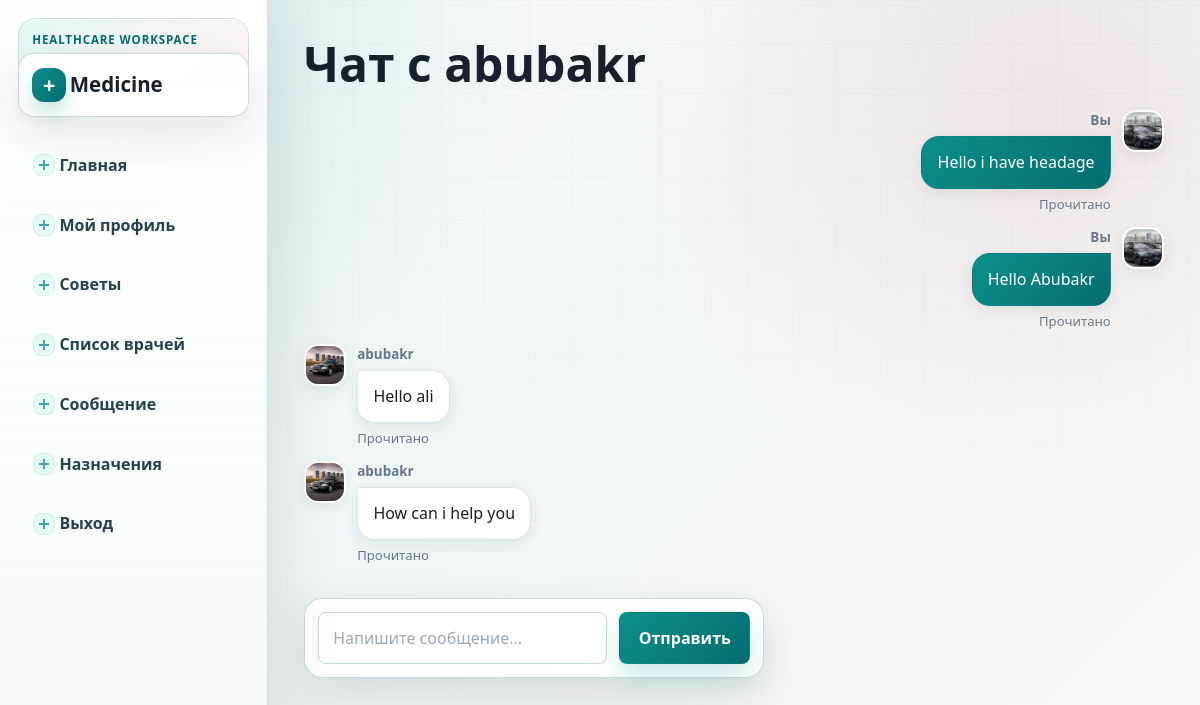
The app's page /chat/send_message/2 (signed in) with its own data.
### accounts/models.py (models this page shows, shortened)
class User(AbstractUser):
    ROLE_CHOICES = (
        ('patient', 'Patient'),
        ('doctor', 'Doctor'),
        ('admin', 'Admin'),
    )
    role = models.CharField(
        max_length=20,
        choices=ROLE_CHOICES
    )
    phone = models.CharField(
        max_length=20,
        unique=True
    )
    age=models.PositiveIntegerField()

class Profile(models.Model):
    ROLE_CHOICES = (
        ('patient', 'Patient'),
        ('doctor', 'Doctor'),
        ('admin', 'Admin'),
    )
    user=models.OneToOneField(settings.AUTH_USER_MODEL,on_delete=models.CASCADE,related_name='profile')
    age=models.PositiveIntegerField(null=True,blank=True)
    role = models.CharField(max_length=20, choices=ROLE_CHOICES, default='patient')
    phone=models.CharField(max_length=14,blank=True)
    photo=models.ImageField(upload_to='users/',blank=True,null=True)

### chat/models.py (models this page shows, shortened)
class Direct(models.Model):
    sender=models.ForeignKey(User,on_delete=models.CASCADE,related_name='send_messages')
    receiner=models.ForeignKey(User,on_delete=models.CASCADE,related_name='received_messages')
    text=models.TextField()
    created_at=models.DateTimeField(auto_now_add=True)
    is_readed=models.BooleanField(default=False)

### chat/views.py (the view, shortened to what this page needs)
@login_required(login_url='login')
def send_message(request,pk):
    ptn=get_object_or_404(User,pk=pk)
    message=Direct.objects.filter(
        Q(sender=request.user, receiner=ptn) |
        Q(sender=ptn, receiner=request.user)
    ).order_by("created_at")
    message.filter(receiner=request.user, is_readed=False).update(is_readed=True)
    return render(request,'chat/send_message.html',{"messages":message,"profile":ptn})

### templates/chat/send_message.html (shortened to what this page needs)
{% extends "accounts/base.html" %}
{% block main %}
<h1>Чат с {{ profile.username }}</h1>
<ul class="chat-list dm-messages">
    {% for i in messages %}
        <li class="chat-message {% if i.sender == request.user %}msg-own{% else %}msg-other{% endif %}">
            <div class="msg-avatar">
                {% if i.sender.profile.photo %}
                    <img src="{{ i.sender.profile.photo.url }}" alt="">
                {% else %}
                    <img src="/media/user.png" alt="">
                {% endif %}
            </div>
            <div class="msg-body">
                <div class="msg-meta">
                    <b>
                        {% if i.sender == request.user %}
                            Вы
                        {% else %}
                            {{ i.sender.username }}
                        {% endif %}
                    </b>
                </div>
                <div class="msg-bubble">
                    <p>{{ i.text }}</p>
                </div>
                <div class="msg-read">
                    {% if i.is_readed %}
                        Прочитано
                    {% else %}
                        Не прочитано
                    {% endif %}
                </div>
            </div>
        </li>
    {% empty %}
        <p class="muted">Сообщений нет</p>
    {% endfor %}
</ul>
<form class="chat-form chat-form-inline" action="" method="post">
    <input class="chat-input" type="text" placeholder="Напишите сообщение..." name="text">
    <button class="chat-send" type="submit">Отправить</button>
</form>
{% endblock %}

### records on screen
User: username "abubakr"
Direct: sender.profile.photo (picture), shows "Вы", text "Hello i have headage", is_readed "Прочитано"
Direct: sender.profile.photo (picture), shows "Вы", text "Hello Abubakr", is_readed "Прочитано"
Direct: sender.profile.photo (picture), sender.username "abubakr", text "Hello ali", is_readed "Прочитано"
Direct: sender.profile.photo (picture), sender.username "abubakr", text "How can i help you", is_readed "Прочитано"
